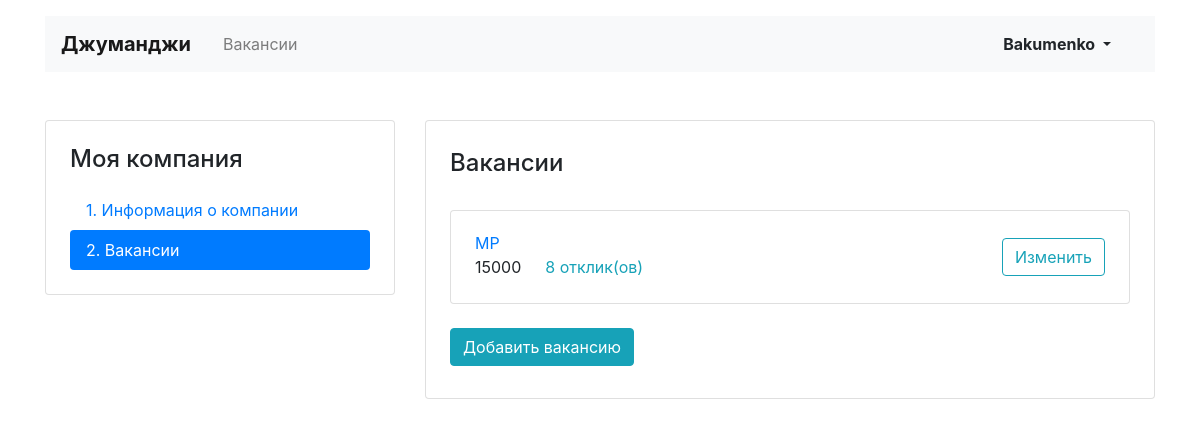
/mycompany/vacancies/ (signed in), run on an earlier commit of the app's database.
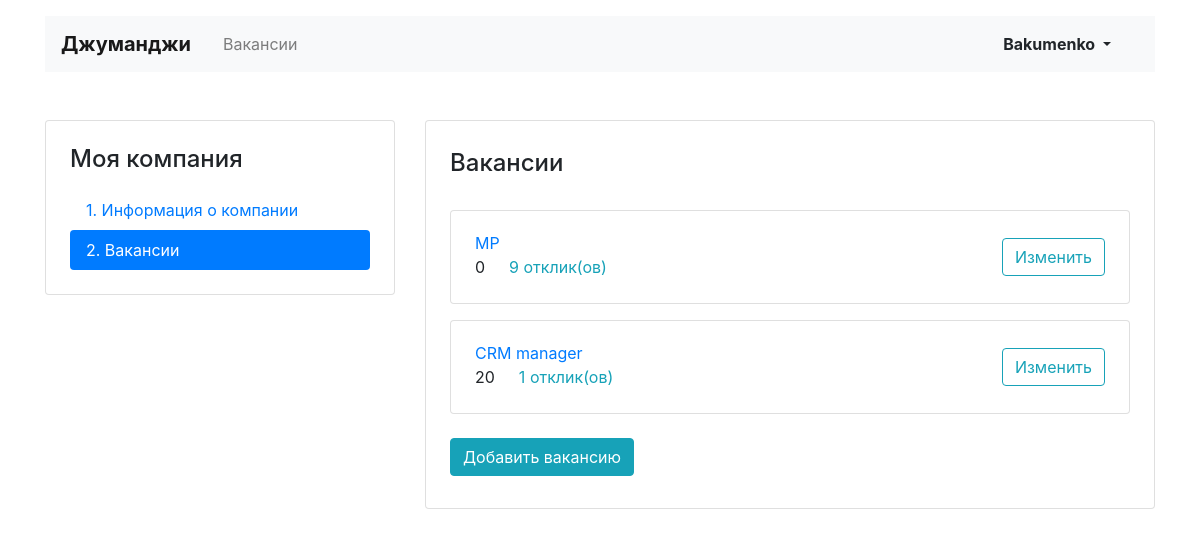
And on a later commit of the database.
### JobforJunes/models.py (models this page shows)
class Vacancy(models.Model):
    title = models.CharField(max_length=64)
    specialty = models.ForeignKey(Specialty, on_delete=models.CASCADE, related_name='vacancies')
    company = models.ForeignKey(Company, on_delete=models.CASCADE, related_name='companies')
    skills = models.TextField()
    description = models.TextField()
    salary_min = models.IntegerField()
    salary_max = models.IntegerField()
    published_at = models.CharField(max_length=20)

### JobforJunes/views/my_vacancies.py (the view)
# urls.py: path('mycompany/vacancies/', MyVacanciesList.as_view(), name='my_vacancies'),
class MyVacanciesList(LoginRequiredMixin, View):
    def get(self, request):
        my_vacancies = Vacancy.objects.filter(company=request.user.company).annotate(appl_number=Count('applications'))
        if len(my_vacancies)>0:
            return render(request, 'vacancy_list.html', {'my_vacancies':my_vacancies})
        else:
            return render(request, 'vacancy_start.html')

### templates/vacancy_list.html (shortened to what this page needs)
{% extends 'base.html' %}
{%block project %}
  <main class="container mt-3 pb-5">
    <div class="row mt-5">
      <div class="col-12 col-lg-4">
        <aside class="pt-3 pb-4 px-4 mb-5 card">
          <h1 class="h4 pt-2 pb-2">Моя компания</h1>
          <div class="nav flex-column nav-pills" id="v-pills-tab" role="tablist" aria-orientation="vertical">
            <a class="nav-link" href={% url 'my_company' %}>1. Информация о&nbsp;компании</a>
            <a class="nav-link active" href={url 'my_vacancies'}>2. Вакансии</a>
          </div>
        </aside>
      </div>
      <div class="col-12 col-lg-8">
        <div class="card">
          <div class="card-body px-4 pb-4">
            <section class="tab-pane fade show active">
              <h2 class="h4 pt-2 pb-3">Вакансии</h2>
              {% for vacancy in my_vacancies %}
              <div class="card mt-3">
                <div class="card-body px-4">
                  <div class="row align-items-center">
                    <div class="col-6 col-lg-8">
                      <a href="#" class="mb-1">{{vacancy.title}}</a>
                      <p class="mb-1">
                        <span class="mr-4">{{vacancy.salary_max}}</span><a href="#" class="text-info">{{vacancy.appl_number}} отклик(ов)</a>
                      </p>
                    </div>
                    <div class="col-6 col-lg-4 text-right">
                      <a href={% url 'vacancy_edit' vacancy.id %} class="btn btn-outline-info">Изменить</a>
                    </div>
                  </div>
                </div>
              </div>
              {% endfor %}
            </section>
            <br>
            <a href={% url 'vacancy_create' %} class="btn btn-info mb-2">Добавить вакансию</a>
          </div>
        </div>
      </div>
    </div>
  </main>
{% endblock %}

### templates/base.html (shortened to what this page needs)
<!DOCTYPE html>
<html lang="ru">
<head>
  <link rel="stylesheet" href="https://stackpath.bootstrapcdn.com/bootstrap/4.3.1/css/bootstrap.min.css">
</head>
<body>
  <header class="container mt-3">
    <nav class="navbar navbar-expand-lg navbar-light bg-light">
      <a class="navbar-brand mr-4 font-weight-bold" href={% url 'main' %}>Джуманджи</a>
      <div class="collapse navbar-collapse justify-content-between" id="navbarNav">
        <ul class="navbar-nav col-10">
          <li class="nav-item">
          <li {% if url == 'vacancies' %} class="nav-item active" {% endif %}>
              <a class="nav-link" href={% url 'vacancies' %}>Вакансии</a>
          </li>
       </ul>
          {% if request.user.is_anonymous  %}
        <ul class="navbar-nav col-2 justify-content-end">
          <li class="nav-item active">
            <a href={% url 'login' %} class="nav-link font-weight-bold">Вход</a>
          </li>
        </ul>
      </div>
    </nav>
        </ul>
   </div>
      {% else %}
          <ul class="navbar-nav col-2 justify-content-end">
          <li class="nav-item active">
            <div class="btn-group">
              <button type="button" class="btn dropdown-toggle font-weight-bold" data-toggle="dropdown" aria-haspopup="true" aria-expanded="false">
                {{request.user.username}}
              </button>
            </div>
          </li>
        </ul>
    {% endif %}
  </header>
{%block project%} {%endblock%}
<body>
</body>
</html>

What changed in the data, as far as the page shows it:
changed Vacancy "MP": salary_max "15000" → "0"; appl_number "8" → "9"
added Vacancy: title "CRM manager", salary_max "20", appl_number "1"
